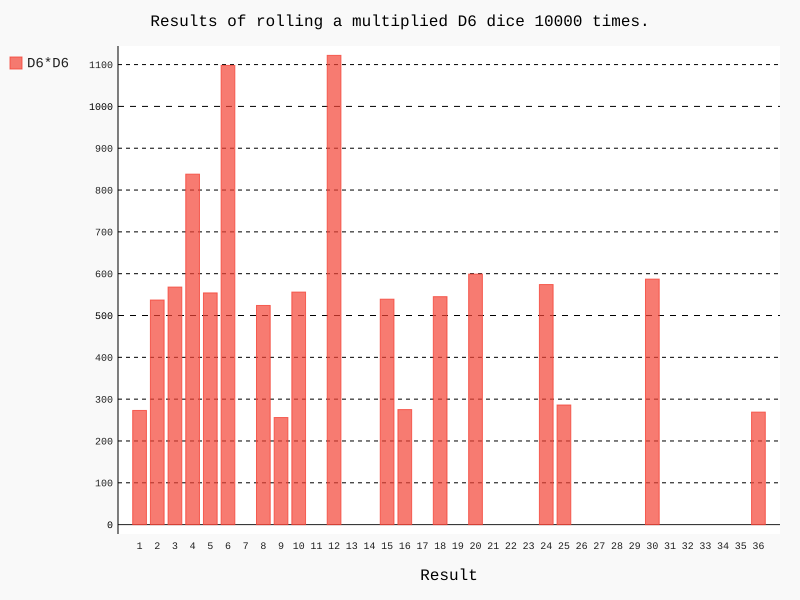

Write the Python code that produced this figure.
import pygal
from die import Die
from collections import Counter
import time 
start_time = time.time()
# Create a D6,D6,D6
die_1 = Die()
die_2 = Die()
# Make some rolls, and store results in a list.
results = [die_1.roll() * die_2.roll()for roll_num in range(10000)]

# Analyze the results.

max_result = die_1.num_sides * die_2.num_sides 
frequency_counter = Counter(results)
frequencies = [frequency_counter.get(value,0) for value in range(1, max_result + 1)]



hist = pygal.Bar()
hist.title = "Results of rolling a multiplied D6 dice 10000 times."
hist.x_labels = list(range(1, 37))
hist.x_title = "Result"
hist.add("D6*D6", frequencies)
hist.render_to_file("multiplication_of_2_die_visual.svg")
end_time = time.time()
print(f"execution time:{end_time - start_time} seconds")
